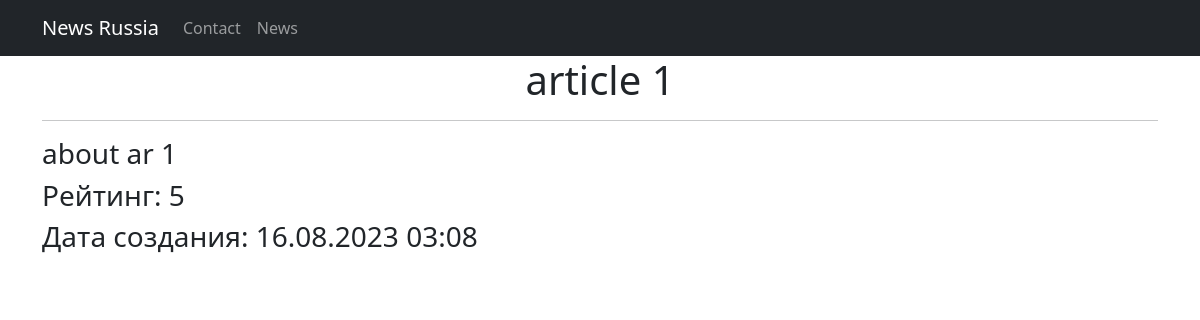
/news/2/, run on an earlier commit of the app's database.
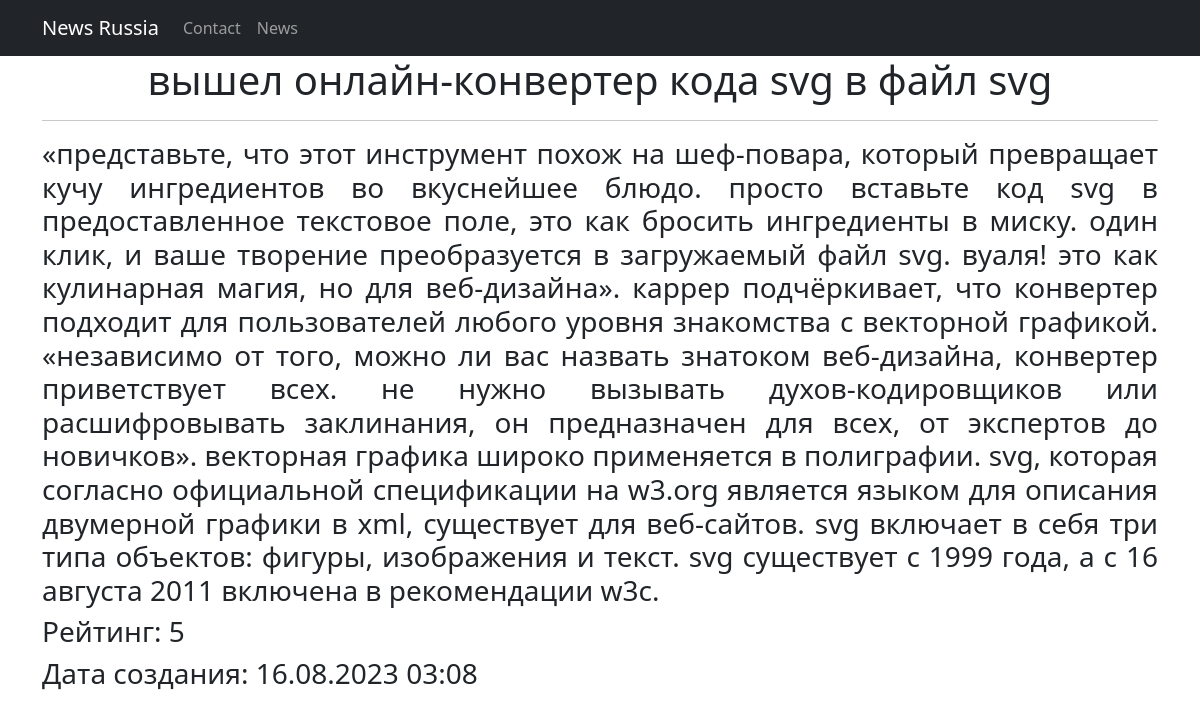
And on a later commit of the database.
### news/models.py (models this page shows, shortened)
class Post(models.Model):
    heading=models.CharField(max_length=255)
    text_Post = models.TextField()
    rating_Post=models.IntegerField(default=0)
    date = models.DateTimeField(auto_now_add=True)
    postAuthor = models.ForeignKey(Author, on_delete=models.CASCADE)
    postCategory= models.ManyToManyField(Category, through='PostCategory')
    ARTICLE = 'AR'
    NEWS = 'NW'
    CATEGORY_CHOICES = [
        (ARTICLE, 'Статья'),
        (NEWS, 'Новость'),
    ]
    categoryType = models.CharField(max_length=2, choices=CATEGORY_CHOICES, default=ARTICLE)

### news/views.py (the view)
# urls.py: path('<int:pk>/', PostList.as_view(), name='news_detail'),
class PostList(DetailView):
    model = Post
    template_name= 'post.html'
    context_object_name = 'posts'

### news/templatetags/custom_filters.py (called while the page is built)
@register.filter(name='Censor')
def Censor(value):
    for n in bad_words:
        value = value.lower().replace(n.lower(), '***')
    return value

### templates/post.html (shortened to what this page needs)
{% extends 'flatpages/default.html' %}
{% load custom_filters %}
{% block content %}
<h1>{{ posts.heading|Censor }}</h1>
<hr>
<h3 align=justify>{{posts.text_Post|Censor}}</h3>
<h3 align=left>Рейтинг: {{posts.rating_Post}}</h3>
<h3 align=left>Дата создания: {{posts.date|date:'d.m.Y h:m'}}</h3>
{% endblock content %}

What changed in the data, as far as the page shows it:
changed Post: heading|Censor "article 1" → "вышел онлайн-конвертер кода svg в файл svg"; text_Post|Censor "about ar 1" → "«представьте, что этот инструмент похож на шеф-повара, который превращает кучу ингредиентов во вкуснейшее блюдо. просто вставьте код svg в предоставленное текстовое поле, это как бросить ингредиенты в миску. один клик, и ваше творение преобразуется в загружаемый файл svg. вуаля! это как кулинарная магия, но для веб-дизайна». каррер подчёркивает, что конвертер подходит для пользователей любого уровня знакомства с векторной графикой. «независимо от того, можно ли вас назвать знатоком веб-дизайна, конвертер приветствует всех. не нужно вызывать духов-кодировщиков или расшифровывать заклинания, он предназначен для всех, от экспертов до новичков». векторная графика широко применяется в…"
